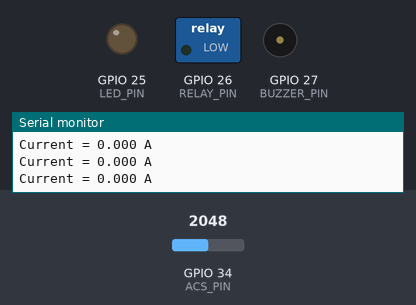
Bench run of a sketch on a simulated ESP32. Parts: switched loads named in the sketch (green lamp = pin HIGH), output pins drawn as LEDs (lit = HIGH), buzzer (waves = sounding), the last lines printed to the serial monitor. The inputs (shaded band) are chosen by the test bench; at power-on: GPIO 34 (ACS_PIN) = 2048 (analog values on the 0–4095 scale). WiFi joins after 1.5 s; servers stay silent unless stated.

Above: at 4.8 s.
4.9 s: GPIO 34 (ACS_PIN) set to 2704
6.5 s: GPIO 34 (ACS_PIN) set to 2787
At 7.3 s:
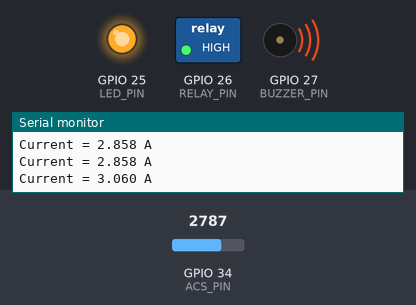
9.5 s: GPIO 34 (ACS_PIN) set to 2047
At 10.57 s:
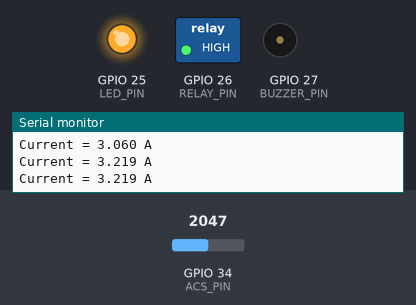
Timing chart, 0 to 12.5 s (numbered marks = the images above; inputs shaded):
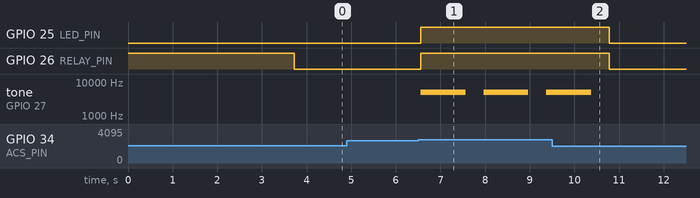

The sketch:

short_circuit_detector.ino
```cpp
#include <WiFi.h>
#include <HTTPClient.h>

#define ACS_PIN     34
#define RELAY_PIN   26
#define BUZZER_PIN  27
#define LED_PIN     25

// ===== WiFi =====
const char* ssid = "YOUR_WIFI_NAME";
const char* password = "YOUR_WIFI_PASSWORD";

// ===== Telegram =====
String botToken = "TELEGRAM_BOT_TOKEN";
String chatID   = "TELEGRAM_CHAT_ID";

// ===== ACS712 CONFIG =====
float sensitivity = 0.185;      // ACS712 5A
float thresholdCurrent = 3.00;   // Threshold Value

float zeroCurrentVoltage = 0;
unsigned long lastAlertTime = 0;

void sendTelegram(String msg) {
  HTTPClient http;
  String url = "https://api.telegram.org/bot" + botToken +
               "/sendMessage?chat_id=" + chatID +
               "&text=" + msg;
  http.begin(url);
  http.GET();
  http.end();
}

void setup() {
  Serial.begin(115200);

  pinMode(RELAY_PIN, OUTPUT);
  pinMode(BUZZER_PIN, OUTPUT);
  pinMode(LED_PIN, OUTPUT);

  // Relay OFF initially (active LOW)
  digitalWrite(RELAY_PIN, HIGH);

  // ADC setup
  analogReadResolution(12);
  analogSetAttenuation(ADC_11db);

  // WiFi connect
  WiFi.begin(ssid, password);
  Serial.print("Connecting WiFi");
  while (WiFi.status() != WL_CONNECTED) {
    delay(300);
    Serial.print(".");
  }
  Serial.println("\nWiFi connected");

  // ===== ACS712 AUTO CALIBRATION =====
  long sum = 0;
  for (int i = 0; i < 1000; i++){
    sum += analogRead(ACS_PIN);
    delay(2);
  }
  float avgADC = sum / 1000.0;
  zeroCurrentVoltage = (avgADC / 4095.0) * 3.3;

  Serial.print("Zero current voltage = ");
  Serial.println(zeroCurrentVoltage, 3);
}

void loop() {
  // ===== AVERAGING (KEY FIX) =====
  const int samples = 50;
  float voltageSum = 0;

  for (int i = 0; i < samples; i++) {
    int adc = analogRead(ACS_PIN);
    voltageSum += (adc / 4095.0) * 3.3;
    delay(2);
  }

  float voltage = voltageSum / samples;
  float current = abs((voltage - zeroCurrentVoltage) / sensitivity);

  Serial.print("Current = ");
  Serial.print(current, 3);
  Serial.println(" A");

  // ===== SHORT CIRCUIT DETECTION =====
  if (current > thresholdCurrent) {

    digitalWrite(RELAY_PIN, HIGH); // power cut (active LOW relay)
    digitalWrite(LED_PIN, HIGH);
    tone(BUZZER_PIN, 5000);
    delay(1000);
    noTone(BUZZER_PIN);

    if (millis() - lastAlertTime > 15000) {
      sendTelegram("⚠ SHORT CIRCUIT DETECTED!\nPower Cut OFF.");
      lastAlertTime = millis();
    }

  } else {
    digitalWrite(RELAY_PIN, LOW);  // power ON
    digitalWrite(LED_PIN, LOW);
    noTone(BUZZER_PIN);
  }

  delay(300);
}
```

Measured:
- the behaviour switches between 2736 and 2737 on GPIO 34 (ACS_PIN) (found by bisection; images 0 and 1)
- after the input at 6.5 s, GPIO 25 (LED_PIN), GPIO 26 (RELAY_PIN): LOW → HIGH after 0.06 s; tone on GPIO 27 (BUZZER_PIN): alternates 5000 Hz for 1.0 s and silent for 0.41 s, starting after 0.06 s
- after the input at 9.5 s, GPIO 25 (LED_PIN), GPIO 26 (RELAY_PIN): HIGH → LOW after 1.3 s; tone on GPIO 27 (BUZZER_PIN): goes on until 10.4 s, then stays silent
